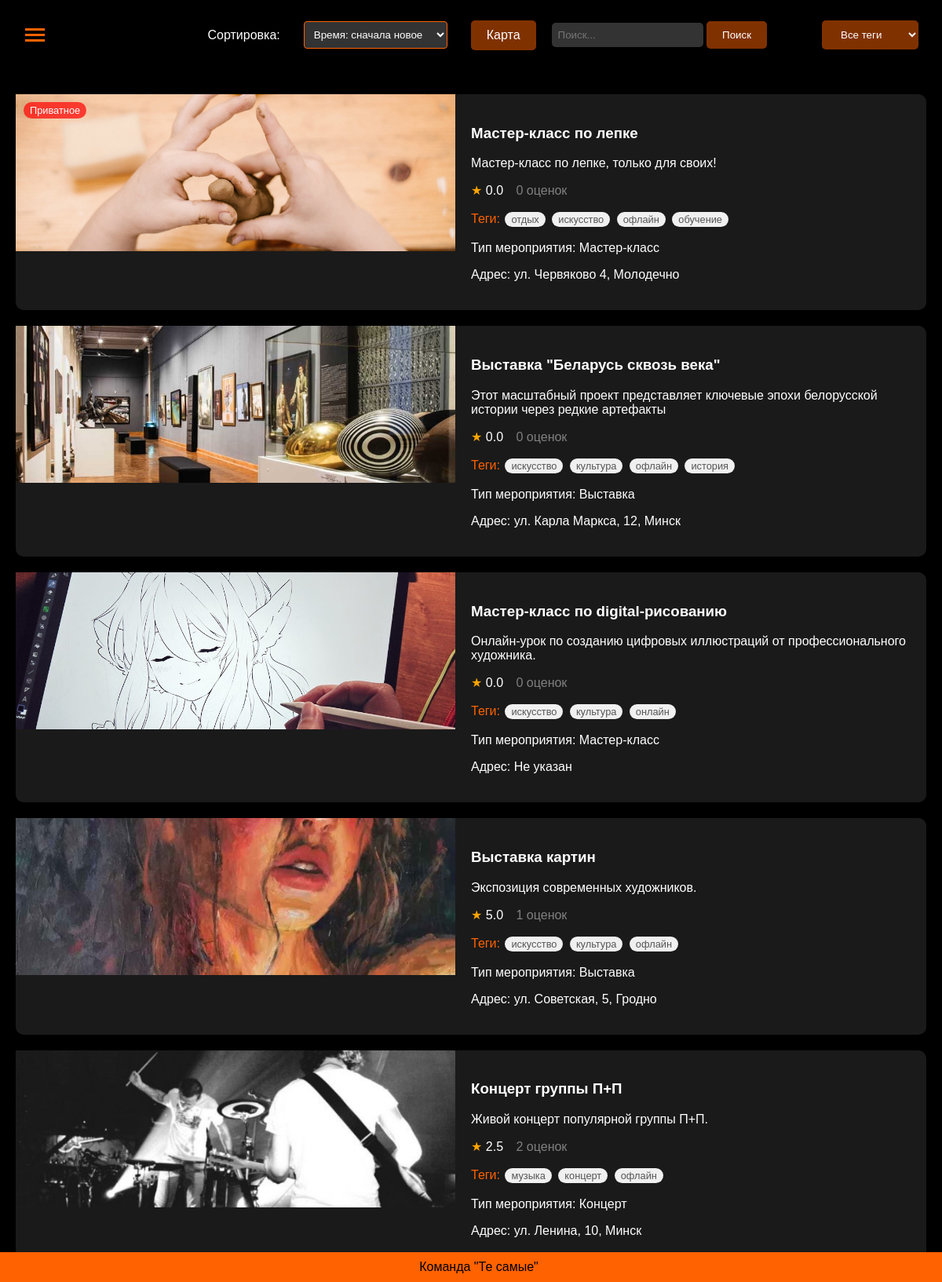
The page / on the database its author committed.
### app/app.py (models this page shows, shortened)
class Event(db.Model):
    id = db.Column(db.Integer, primary_key=True)
    title = db.Column(db.String(100), nullable=False)
    description = db.Column(db.Text, nullable=False)
    organizer_id = db.Column(db.Integer, db.ForeignKey('user.id'), nullable=False)
    format = db.Column(db.String(20), nullable=False)  # 'online' или 'offline'
    location_name = db.Column(db.String(200))  # Название места
    location_address = db.Column(db.String(200))  # Физический адрес
    online_info = db.Column(db.Text)  # Информация для онлайн мероприятий
    date_time = db.Column(db.DateTime, nullable=False)
    duration = db.Column(db.Integer, nullable=False)
    image_url = db.Column(db.String(200))
    lat = db.Column(db.Float)
    lng = db.Column(db.Float)
    event_type = db.Column(db.String(50))
    created_at = db.Column(db.DateTime, default=datetime.utcnow)
    is_active = db.Column(db.Boolean, default=True)
    is_private = db.Column(db.Boolean, default=False)
    password = db.Column(db.String(100))  # Пароль для приватных мероприятий
    organizer = db.relationship('User', backref='events')
    tags = db.relationship('Tag', secondary='event_tag', backref='events')
    user_statuses = db.relationship(
        'UserEventStatus',
        backref=db.backref('event', lazy='joined'),
        lazy='dynamic'
    )
    @hybrid_property
    def average_rating(self):
        return db.session.query(func.avg(Rating.rating)).filter(
            Rating.event_id == self.id
        ).scalar() or 0.0
    @property
    def ratings_count(self):
        return Rating.query.filter_by(event_id=self.id).count()

class Tag(db.Model):
    id = db.Column(db.Integer, primary_key=True)
    name = db.Column(db.String(50), unique=True, nullable=False)

### app/app.py (the view)
@app.route('/', methods=['GET'])
def home():
    search_query = request.args.get('search', '').strip()
    selected_tag = request.args.get('tag', '').strip()
    selected_sort = request.args.get('sort', 'recommended' if 'username' in session else 'newest').strip()
    query = Event.query.filter_by(is_active=True)
    if search_query:
        query = query.filter(
            (Event.title.ilike(f'%{search_query}%')) |
            (Event.description.ilike(f'%{search_query}%')) |
            (Event.tags.any(Tag.name.ilike(f'%{search_query}%')))
        )
    if selected_tag:
        tag = Tag.query.filter_by(name=selected_tag).first()
        if tag:
            query = query.join(Event.tags).filter(Tag.id == tag.id)
    if selected_sort == 'recommended' and 'username' in session:
        user = User.query.filter_by(username=session['username']).first()
        if user:
            recommended = user.calculate_recommendation_scores()
            events = [e for e, _ in recommended]
        else:
            events = query.order_by(Event.created_at.desc()).all()
    else:
        if selected_sort == 'recommended':
            selected_sort = 'newest'
        if selected_sort == 'popular':
            query = query.outerjoin(EventView).group_by(Event.id).order_by(func.count(EventView.event_id).desc())
        elif selected_sort == 'rating':
            query = query.outerjoin(Rating).group_by(Event.id).order_by(func.coalesce(func.avg(Rating.rating), 0).desc())
        elif selected_sort == 'oldest':
            query = query.order_by(Event.created_at.asc())
        else:  # newest
            query = query.order_by(Event.created_at.desc())
        events = query.all()
    tags = Tag.query.all()
    return render_template('index.html',
                         posts=events,
                         tags=tags,
                         search_query=search_query,
                         selected_tag=selected_tag,
                         selected_sort=selected_sort)

### app/app.py (called while the page is built, shortened)
@app.before_request
def make_session_permanent():
    session.permanent = True

@app.context_processor
def inject_user():
    if 'username' in session:
        user = User.query.filter_by(username=session['username']).first()
        return {'current_user': user}
    return {}

@app.context_processor
def inject_validation_counts():
    return {}

@app.context_processor
def inject_friend_requests_count():
    return {}

### app/templates/index.html (shortened to what this page needs)
<!DOCTYPE html>
<html>
<head>
    <link rel="stylesheet" href="{{ url_for('static', filename='styles.css') }}">
</head>
<body>
    <div class="header">
        <div class="user-container" id="userContainer">
            <div class="menu-icon">
                <span></span>
                <span></span>
                <span></span>
            </div>
        </div>
        <div class="menu-buttons">
            <span style="color: white; margin-right: 10px;">Сортировка:</span>
            <select class="menu-btn" id="sortSelector" onchange="applySorting(this.value)">
                <option value="newest" {% if selected_sort == 'newest' %}selected{% endif %}>Время: сначала новое</option>
            </select>
            <a href="{{ url_for('show_map') }}" class="menu-btn">Карта</a>
            <div class="search-container">
                <form method="GET" action="/">
                    <input class="search-input" type="text" name="search" placeholder="Поиск..." value="{{ search_query|default('') }}">
                        <button class="menu-btn" type="submit">Поиск</button>
                </form>
            </div>
            <select class="menu-btn" onchange="filterPosts('tag', this.value)">
                <option value="">Все теги</option>
            </select>
        </div>
    </div>
    <div class="posts-container">
        {% for post in posts %}
             {% include 'post.html' %}
        {% endfor %}
    </div>
    <div class="footer">
        Команда "Те самые"
    </div>
</body>
</html>

### app/templates/post.html (shortened to what this page needs)
<div class="post"
                 data-event-id="{{ post.id }}"
                 data-title="{{ post.title | escape }}"
                 data-description="{{ post.description | escape }}"
                 data-location-name="{{ post.location_name | escape if post.location_name else '' }}"
                 data-tags="{{ post.tags|map(attribute='name')|join(', ') | escape }}"
                 data-event-type="{{ post.event_type | escape }}"
                 data-location-address="{{ post.location_address | escape if post.location_address else '' }}"
                 data-lat="{{ post.lat | default(0) }}"
                 data-lng="{{ post.lng | default(0) }}"
                 data-image-url="{{ post.image_url | default('', true) | escape }}"
                 data-is-private="{{ 'true' if post.is_private else 'false' }}"
                 data-format="{{ post.format }}"
                 data-online-info="{{ post.online_info | escape if post.online_info else '' }}"
                 data-date-time="{{ post.date_time.strftime('%Y-%m-%dT%H:%M:%S') }}"
                 data-duration="{{ post.duration }}"
                 data-organizer-username="{{ post.organizer.username }}"
                 onclick="handlePostClick(this)">
            {% if post.is_private %}
                <div class="private-badge">Приватное</div>
            {% endif %}
                <img class="post-image"
                    src="{{ url_for('static', filename=post.image_url) if post.image_url else url_for('static', filename='images/no-image.jpg') }}"
                    alt="{{ post.title }}"
                    onerror="this.onerror=null;this.src='{{ url_for('static', filename='images/no-image.jpg') }}'">
                <div class="post-content">
                    <h3>{{ post.title }}</h3>
                    <p>{{ post.description|truncate(100) }}</p>
                    <p class="rating">
                        <span class="star" style="color: #ffa500;">★</span>
                        <span class="average-rating" style="margin-right: 12px;">{{ "%.1f"|format(post.average_rating) }}</span>
                        <span class="ratings-count" style="color: #808080;"> {{ post.ratings_count }} оценок</span>
                    </p>
                    <p class="tags">Теги:
                        {% for tag in post.tags %}
                            <span class="tag
                                ">
                                {{ tag.name }}
                            </span>
                        {% endfor %}
                    </p>
                    <p>Тип мероприятия: {{ post.event_type }}</p>
                    <p>Адрес: {{ post.location_address if post.location_address else 'Не указан' }}</p>
                </div>
</div>

### app/static/styles.css (style rules this page uses)
body { margin: 0; padding: 0; background: #000000; color: #ffffff; font-family: Arial, sans-serif; }
.header { background: rgba(0, 0, 0, 0.8); padding: 20px; display: flex; align-items: center; justify-content: space-between; position: fixed; width: 100%; top: 0; z-index: 1000; }
.user-container { position: relative; display: inline-block; }
.menu-icon { cursor: pointer; padding: 12px; position: relative; z-index: 1000; }
.menu-icon span { display: block; width: 25px; height: 3px; background: #ff6200; margin: 4px 0; transition: all 0.3s ease; }
.menu-buttons { display: flex; gap: 20px; align-items: center; }
.menu-btn { padding: 10px 20px; background: rgba(255, 98, 0, 0.5); border: none; color: white; cursor: pointer; border-radius: 5px; transition: background 0.3s ease; text-decoration: none; }
.search-container { display: flex; gap: 10px; }
.search-input { padding: 8px; background: #333333; border: none; color: white; border-radius: 5px; }
.posts-container { margin-top: 100px; padding: 20px; display: grid; gap: 20px; }
.post { display: flex; background: #1a1a1a; border-radius: 10px; overflow: hidden; cursor: pointer; transition: transform 0.2s; position: relative; overflow: visible !important; }
.post-image { width: 50%; height: 200px; object-fit: cover; position: sticky; top: 0; }
.post-content { width: 50%; padding: 20px; }
.tags { color: #ff6200; }
.footer { position: fixed; bottom: 0; width: 100%; background: #ff6200; text-align: center; padding: 10px; color: black; }
.tag { display: inline-block; background-color: #f0f0f0; padding: 2px 8px; margin: 2px; border-radius: 12px; font-size: 0.8em; color: #555; transition: all 0.3s ease; }
.private-badge { position: absolute; top: 10px; left: 10px; background: rgba(255, 0, 0, 0.7); color: white; padding: 3px 8px; border-radius: 12px; font-size: 0.8em; z-index: 10; }
.header .menu-btn:last-child { margin-right: 50px; }
#sortSelector { margin-right: 10px; background: #333; color: white; border: 1px solid #ff6200; padding: 8px; border-radius: 4px; }
#sortSelector option { background: #1a1a1a; color: #fff; }
.menu-buttons { display: flex; align-items: center; }

### rows shown on the page
Event: is_private "Приватное", image_url (picture), title "Мастер-класс по лепке", description "Мастер-класс по лепке, только для своих!", average_rating "0.0", ratings_count "0", event_type "Мастер-класс", location_address "ул. Червяково 4, Молодечно"
Tag: name "отдых"
Tag: name "искусство"
Tag: name "офлайн"
Tag: name "обучение"
Event: image_url (picture), title "Выставка \"Беларусь сквозь века\"", description "Этот масштабный проект представляет ключевые эпохи белорусской истории через редкие артефакты", average_rating "0.0", ratings_count "0", event_type "Выставка", location_address "ул. Карла Маркса, 12, Минск"
Tag: name "культура"
Tag: name "история"
Event: image_url (picture), title "Мастер-класс по digital-рисованию", description "Онлайн-урок по созданию цифровых иллюстраций от профессионального художника.", average_rating "0.0", ratings_count "0", event_type "Мастер-класс", location_address "Не указан"
Tag: name "онлайн"
Event: image_url (picture), title "Выставка картин", description "Экспозиция современных художников.", average_rating "5.0", ratings_count "1", event_type "Выставка", location_address "ул. Советская, 5, Гродно"
Event: image_url (picture), title "Концерт группы П+П", description "Живой концерт популярной группы П+П.", average_rating "2.5", ratings_count "2", event_type "Концерт", location_address "ул. Ленина, 10, Минск"
Tag: name "музыка"
Tag: name "концерт"
